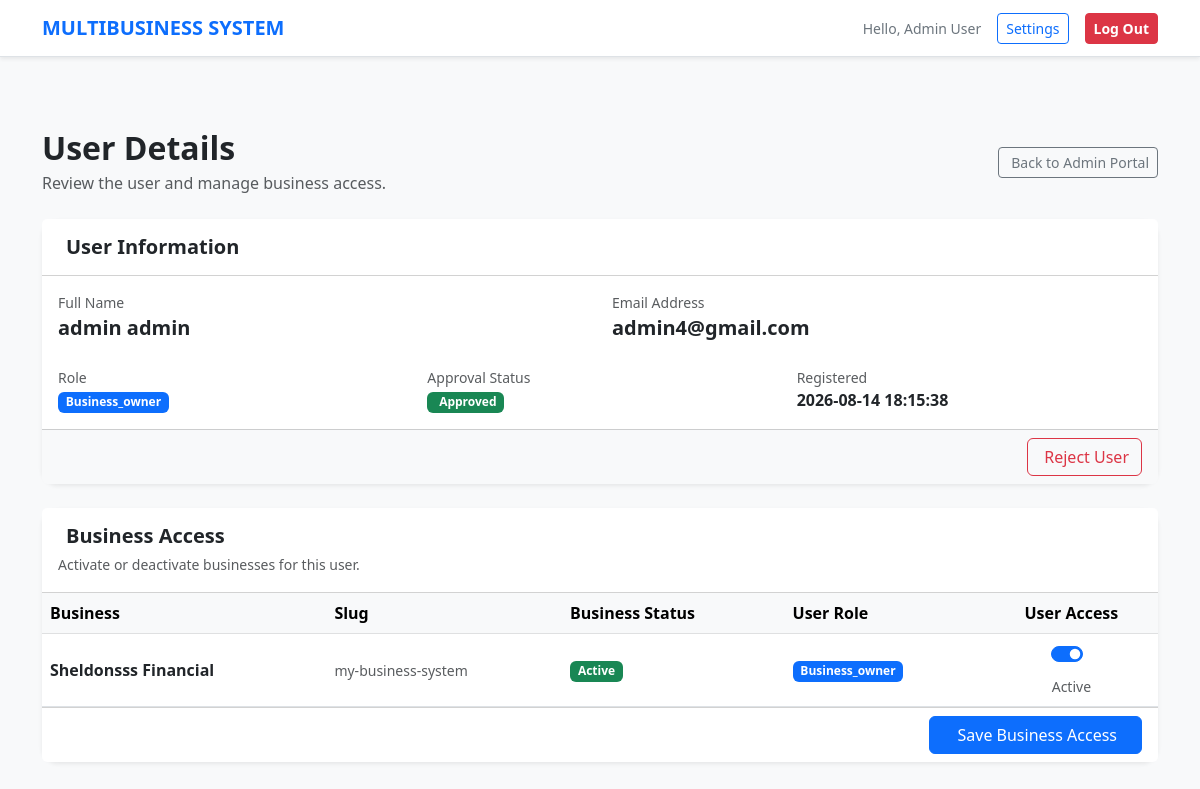
The page /public/index.php?page=admin_user_details&id=5 (signed in) on the database its author committed.
### tables this page shows
CREATE TABLE `users` (
  `id` int(11) NOT NULL,
  `name` varchar(100) NOT NULL,
  `email` varchar(150) NOT NULL,
  `password` varchar(255) NOT NULL,
  `role` enum('super_admin','business_owner','staff') DEFAULT 'business_owner',
  `is_approved` tinyint(1) NOT NULL DEFAULT 0,
  `created_at` timestamp NOT NULL DEFAULT current_timestamp(),
  `updated_at` timestamp NOT NULL DEFAULT current_timestamp() ON UPDATE current_timestamp(),
  `plan_id` int(11) DEFAULT 1,
  `subscription_status` enum('active','trialing','canceled','expired') DEFAULT 'active',
  `subscription_ends_at` datetime DEFAULT NULL
);

CREATE TABLE `businesses` (
  `id` int(11) NOT NULL,
  `owner_id` int(11) NOT NULL,
  `business_name` varchar(150) NOT NULL,
  `slug` varchar(150) NOT NULL,
  `status` enum('active','suspended','inactive') DEFAULT 'active',
  `created_at` timestamp NOT NULL DEFAULT current_timestamp(),
  `updated_at` timestamp NOT NULL DEFAULT current_timestamp() ON UPDATE current_timestamp()
);

### resources/admin_user_details.php (the view, shortened to what this page needs)
<?php
$pdo = Database::getConnection();
$targetUserId = (int)($_GET['id'] ?? 0);
$stmt = $pdo->prepare("
    SELECT
        id,
        name,
        email,
        role,
        is_approved,
        created_at,
        updated_at
    FROM users
    WHERE id = ?
    LIMIT 1
");
$stmt->execute([$targetUserId]);
$user = $stmt->fetch(PDO::FETCH_ASSOC);
$stmt = $pdo->query("
    SELECT
        id,
        owner_id,
        business_name,
        slug,
        status,
        created_at
    FROM businesses
    ORDER BY business_name ASC
");
$businesses = $stmt->fetchAll(PDO::FETCH_ASSOC);
$stmt = $pdo->prepare("
    SELECT
        business_id,
        role
    FROM business_users
    WHERE user_id = ?
");
$stmt->execute([$targetUserId]);
$userBusinesses = [];
foreach ($stmt->fetchAll(PDO::FETCH_ASSOC) as $row) {
    $userBusinesses[(int)$row['business_id']] = $row['role'];
}
include __DIR__ . '/partials/header.php';
?>
<div class="container py-4">
    <div class="d-flex justify-content-between align-items-center mb-4">
        <div>
            <h2 class="fw-bold mb-1">
                User Details
            </h2>
            <p class="text-muted mb-0">
                Review the user and manage business access.
            </p>
        </div>
        <a href="index.php?page=admin_portal"
           class="btn btn-outline-secondary btn-sm">
            Back to Admin Portal
        </a>
    </div>
    <div class="card shadow-sm border-0 rounded-4 mb-4">
        <div class="card-header bg-white py-3">
            <h5 class="fw-bold mb-0">
                User Information
            </h5>
        </div>
        <div class="card-body">
            <div class="row g-4">
                <div class="col-md-6">
                    <div class="text-muted small">
                        Full Name
                    </div>
                    <div class="fw-bold fs-5">
                        <?= htmlspecialchars(
                            $user['name']
                        ) ?>
                    </div>
                </div>
                <div class="col-md-6">
                    <div class="text-muted small">
                        Email Address
                    </div>
                    <div class="fw-bold fs-5">
                        <?= htmlspecialchars(
                            $user['email']
                        ) ?>
                    </div>
                </div>
                <div class="col-md-4">
                    <div class="text-muted small">
                        Role
                    </div>
                    <span class="badge bg-primary">
                        <?= htmlspecialchars(
                            ucfirst($user['role'])
                        ) ?>
                    </span>
                </div>
                <div class="col-md-4">
                    <div class="text-muted small">
                        Approval Status
                    </div>
                    <?php if ((int)$user['is_approved'] === 1): ?>
                        <span class="badge bg-success">
                            Approved
                        </span>
                    <?php endif; ?>
                </div>
                <div class="col-md-4">
                    <div class="text-muted small">
                        Registered
                    </div>
                    <div class="fw-semibold">
                        <?= htmlspecialchars(
                            $user['created_at']
                        ) ?>
                    </div>
                </div>
            </div>
        </div>
        <div class="card-footer bg-light">
            <div class="d-flex justify-content-end gap-2">
                <?php if ((int)$user['is_approved'] === 1): ?>
                    <form method="POST"
                          onsubmit="return confirm('Reject this user?');">
                        <button type="submit"
                                class="btn btn-outline-danger">
                            Reject User
                        </button>
                    </form>
                <?php endif; ?>
            </div>
        </div>
    </div>
    <div class="card shadow-sm border-0 rounded-4">
        <div class="card-header bg-white py-3">
            <h5 class="fw-bold mb-1">
                Business Access
            </h5>
            <small class="text-muted">
                Activate or deactivate businesses for this user.
            </small>
        </div>
        <form method="POST">
            <?php if (empty($businesses)): ?>
                <div class="p-4 text-center">
                    <i class="bi bi-buildings text-muted"
                       style="font-size: 3rem;"></i>
                    <p class="text-muted mt-3 mb-0">
                        No businesses found.
                    </p>
                </div>
            <?php else: ?>
                <div class="table-responsive">
                    <table class="table table-hover align-middle mb-0">
                        <thead class="table-light">
                            <tr>
                                <th>
                                    Business
                                </th>
                                <th>
                                    Slug
                                </th>
                                <th>
                                    Business Status
                                </th>
                                <th>
                                    User Role
                                </th>
                                <th class="text-center">
                                    User Access
                                </th>
                            </tr>
                        </thead>
                        <tbody>
                            <?php foreach ($businesses as $business): ?>
                                <?php
                                $businessId =
                                    (int)$business['id'];
                                $hasAccess =
                                    isset(
                                        $userBusinesses[$businessId]
                                    );
                                $businessStatus =
                                    $business['status'] ?? 'active';
                                ?>
                                <tr>
                                    <td>
                                        <div class="fw-bold">
                                            <?= htmlspecialchars(
                                                $business['business_name']
                                            ) ?>
                                        </div>
                                    </td>
                                    <td>
                                        <small class="text-muted">
                                            <?= htmlspecialchars(
                                                $business['slug']
                                            ) ?>
                                        </small>
                                    </td>
                                    <td>
                                        <?php if ($businessStatus === 'active'): ?>
                                            <span class="badge bg-success">
                                                Active
                                            </span>
                                        <?php elseif ($businessStatus === 'suspended'): ?>
                                            <span class="badge bg-warning text-dark">
                                                Suspended
                                            </span>
                                        <?php else: ?>
                                            <span class="badge bg-secondary">
                                                Inactive
                                            </span>
                                        <?php endif; ?>
                                    </td>
                                    <td>
                                        <?php if ($hasAccess): ?>
                                            <span class="badge bg-primary">
                                                <?= htmlspecialchars(
                                                    ucfirst(
                                                        $userBusinesses[$businessId]
                                                    )
                                                ) ?>
                                            </span>
                                        <?php else: ?>
                                            <span class="text-muted">
                                                Not Assigned
                                            </span>
                                        <?php endif; ?>
                                    </td>
                                    <td class="text-center">
                                        <div class="form-check form-switch d-inline-block">
                                            <input
                                                type="checkbox"
                                                class="form-check-input"
                                                name="business[<?= $businessId ?>][active]"
                                                value="1"
                                                <?= $hasAccess ? 'checked' : '' ?>
                                                <?= $businessStatus !== 'active' ? 'disabled' : '' ?>
                                            >
                                        </div>
                                        <div>
                                            <small class="text-muted">
                                                <?= $hasAccess
                                                    ? 'Active'
                                                    : 'Inactive'
                                                ?>
                                            </small>
                                        </div>
                                    </td>
                                </tr>
                            <?php endforeach; ?>
                        </tbody>
                    </table>
                </div>
                <div class="card-footer bg-white">
                    <div class="d-flex justify-content-end">
                        <button type="submit"
                                class="btn btn-primary px-4">
                            Save Business Access
                        </button>
                    </div>
                </div>
            <?php endif; ?>
        </form>
    </div>
</div>
<?php include __DIR__ . '/partials/footer.php'; ?>

### rows shown on the page
users: name "admin admin", email "admin4@gmail.com", role "Business_owner", created_at "2026-08-14 18:15:38"
businesses: business_name "Sheldonsss Financial", slug "my-business-system", shows "Active", id "Business_owner", status "☑"

### other values the page prints
$_SESSION['name'] "Admin User"
